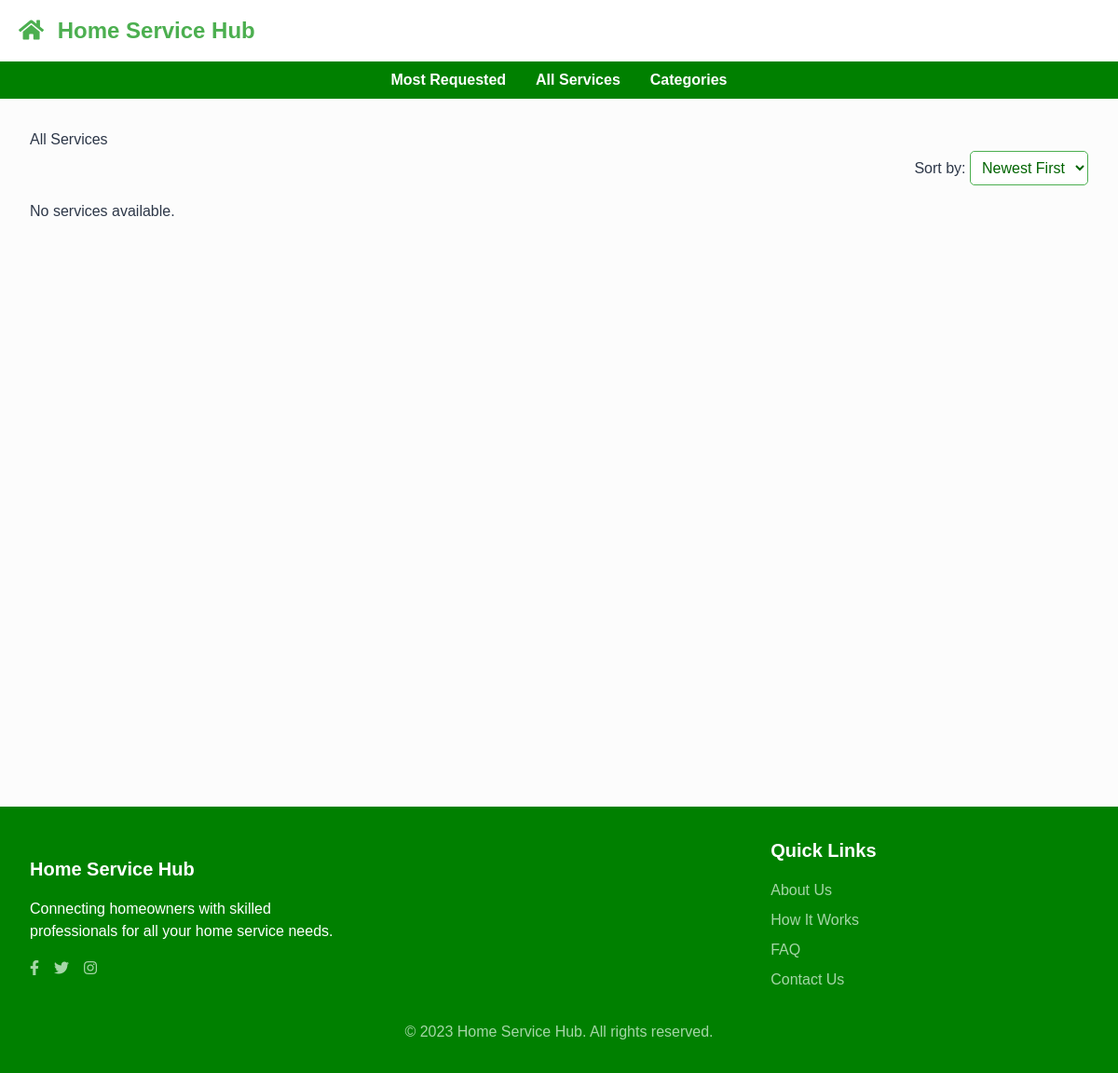
/services/service_list/, run on an earlier commit of the app's database.
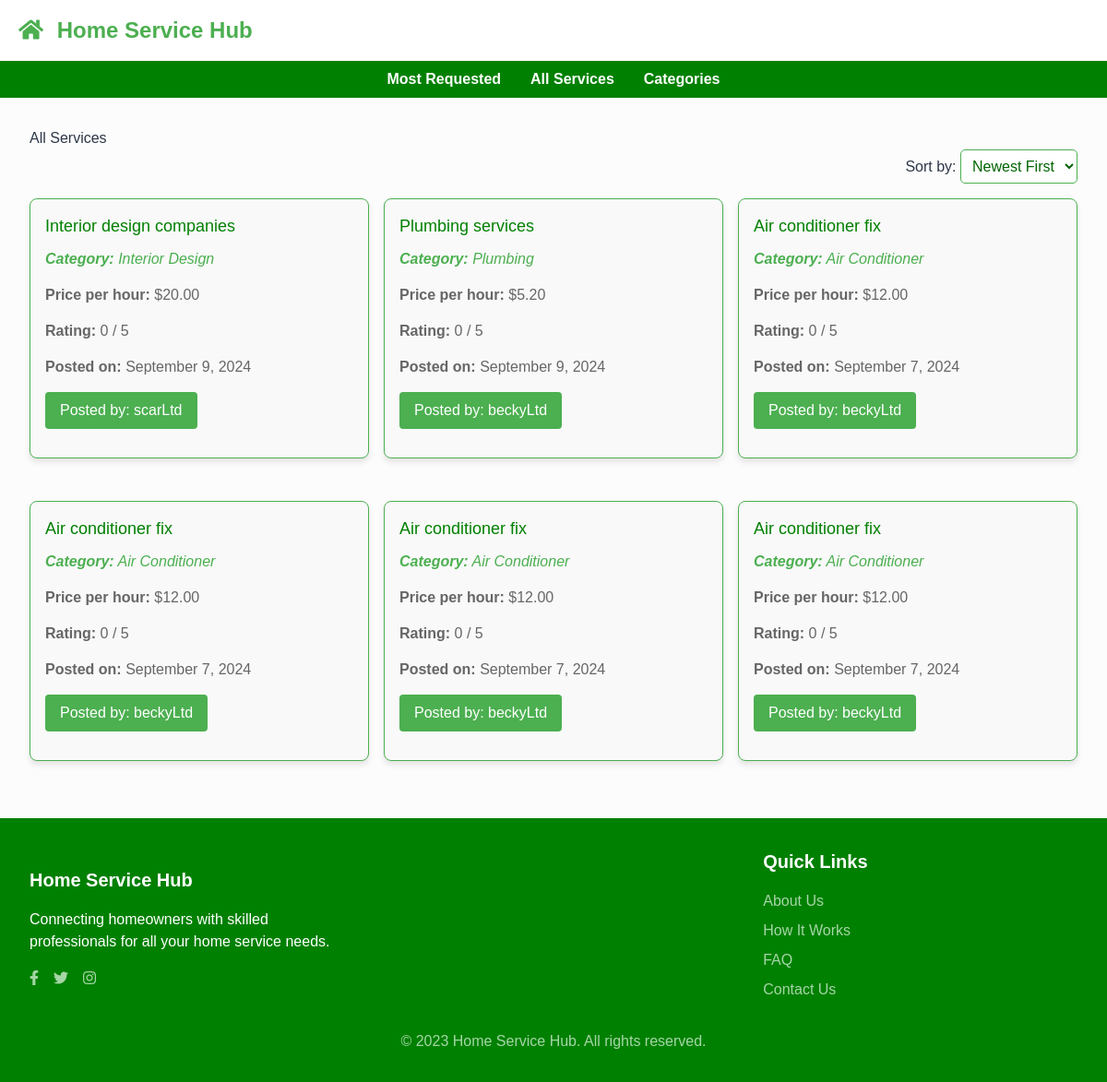
And on a later commit of the database.
### services/models.py (models this page shows, shortened)
class Service(models.Model):
    company = models.ForeignKey(Company, on_delete=models.CASCADE)
    name = models.CharField(max_length=40)
    description = models.TextField()
    price_hour = models.DecimalField(decimal_places=2, max_digits=100)
    rating = models.IntegerField(
        validators=[MinValueValidator(0), MaxValueValidator(5)], default=0
    )
    choices = (
        ("Air Conditioner", "Air Conditioner"),
        ("Carpentry", "Carpentry"),
        ("Electricity", "Electricity"),
        ("Gardening", "Gardening"),
        ("Home Machines", "Home Machines"),
        ("House Keeping", "House Keeping"),
        ("Interior Design", "Interior Design"),
        ("Locks", "Locks"),
        ("Painting", "Painting"),
        ("Plumbing", "Plumbing"),
        ("Water Heaters", "Water Heaters"),
    )
    field = models.CharField(max_length=30, blank=False, null=False, choices=choices)
    date = models.DateTimeField(auto_now=True, null=False)

### users/models.py (models this page shows, shortened)
class Company(models.Model):
    user = models.OneToOneField(User, on_delete=models.CASCADE, primary_key=True)
    email = models.EmailField(
        max_length=100,
        unique=True,
        blank=False,
        null=False,
        default="default@example.com",
    )
    username = models.CharField(max_length=150, unique=True, blank=False, null=False)
    field_of_work = models.CharField(
        max_length=70,
        choices=(
            ("Air Conditioner", "Air Conditioner"),
            ("All in One", "All in One"),
            ("Carpentry", "Carpentry"),
            ("Electricity", "Electricity"),
            ("Gardening", "Gardening"),
            ("Home Machines", "Home Machines"),
            ("House Keeping", "House Keeping"),
            ("Interior Design", "Interior Design"),
            ("Locks", "Locks"),
            ("Painting", "Painting"),
            ("Plumbing", "Plumbing"),
            ("Water Heaters", "Water Heaters"),
        ),
        blank=False,
        null=False,
    )
    rating = models.IntegerField(
        validators=[MaxValueValidator(5), MinValueValidator(0)], default=0
    )
    description = models.TextField(blank=True, null=True)

### services/views.py (the view)
# urls.py: path("service_list/", v.services_list, name="service_list"),
def services_list(request):
    services = Service.objects.all().order_by("-date")  # Newest first by default
    return render(request, "service_main.html", {"services": services})

### services/templates/service_main.html (shortened to what this page needs)
{% extends 'base.html' %}
{% load static %}
{% block extra_css %}
<link rel="stylesheet" href="{% static 'css/services_display.css' %}">
{% endblock %}
{% block content %}
    {% include 'partials/service_subHeader.html' %}
    <div class="main-div">
        <h2>All Services</h2>
        <div id="sort-container">
            <label for="sort-select">Sort by: </label>
            <select id="sort-select">
                <option value="newest">Newest First</option>
            </select>
        </div>
        <div id="services-container">
            {% for service in services %}
            <div class="service-card">
                <h3 class="h3-text">{{ service.name }}</h3>
                <p class="category"><strong>Category:</strong> {{ service.get_field_display }}</p>
                <p><strong>Price per hour:</strong> ${{ service.price_hour }}</p>
                <p><strong>Rating:</strong> {{ service.rating }} / 5</p>
                <p><strong>Posted on:</strong> {{ service.date|date:"F j, Y" }}</p>
                <p><a href="#">Posted by:</strong> {{ service.company.username }}</a></p>
            </div>
            {% empty %}
            <p>No services available.</p>
            {% endfor %}
        </div>
    </div>
{% endblock %}

### main/templates/main/base.html (shortened to what this page needs)
{% load static %}
<!DOCTYPE html>
<html lang="en">
<head>
    {% load static %}
    <link href="{% static 'css/styles.css' %}" rel="stylesheet">
    <link href="{% static 'css/footer.css' %}" rel="stylesheet">
    {% block extra_css %}
    {% endblock %}
    <link rel="stylesheet" href="{% static 'css/home_page.css' %}">
    <link href="https://cdnjs.cloudflare.com/ajax/libs/font-awesome/5.15.3/css/all.min.css" rel="stylesheet">
</head>
<body class="min-h-screen">
    {% include 'partials/header.html' %}
    <div id="app" class="min-h-screen bg-overlay">
        {% block content %}{% endblock %}
    </div>
    {% include 'partials/home_footer.html' %}
</body>
</html>

### main/templates/main/partials/header.html (shortened to what this page needs)
<header class="head-1">
    <div class="container">
        <div class="header-content">
            <a href="#" class="logo">
                <i class="fas fa-home mr-2"></i>
                Home Service Hub</a>
        </div>
    </div>
</header>

### main/templates/main/partials/service_subHeader.html
<nav class="service-nav">
    <ul>
        <li><a href="#">Most Requested</a></li>
        <li><a href="{% url 'services:service_list' %}">All Services</a></li>
        <li><a href="#">Categories</a></li>
    </ul>
</nav>

### main/templates/main/partials/home_footer.html
<footer class="footer-container">
  <div class="footer-content">
      <div class="footer-section footer-section--about">
          <h3 class="footer-title">Home Service Hub</h3>
          <p class="footer-description">Connecting homeowners with skilled professionals for all your home service needs.</p>
          <div class="footer-socials">
              <a href="https://facebook.com" class="footer-social-link"><i class="fab fa-facebook-f"></i></a>
              <a href="https://twitter.com" class="footer-social-link"><i class="fab fa-twitter"></i></a>
              <a href="https://instagram.com" class="footer-social-link"><i class="fab fa-instagram"></i></a>
          </div>
      </div>
      <div class="footer-section footer-section--links">
          <h3 class="footer-title">Quick Links</h3>
          <ul class="footer-links">
              <li><a href="#" class="footer-link">About Us</a></li>
              <li><a href="#" class="footer-link">How It Works</a></li>
              <li><a href="#" class="footer-link">FAQ</a></li>
              <li><a href="#" class="footer-link">Contact Us</a></li>
          </ul>
      </div>
  </div>
  <div class="footer-bottom">
      <p>&copy; 2023 Home Service Hub. All rights reserved.</p>
  </div>
</footer>

### static/css/styles.css (style rules this page uses)
html, :host { line-height: 1.5; -webkit-text-size-adjust: 100%; -moz-tab-size: 4; -o-tab-size: 4; tab-size: 4; font-family: ui-sans-serif, system-ui, sans-serif, "Apple Color Emoji", "Segoe UI Emoji", "Segoe UI Symbol", "Noto Color Emoji"; font-feature-settings: normal; font-variation-settings: normal; -webkit-tap-highlight-color: transparent; }
body { margin: 0; line-height: inherit; }
h1, h2, h3, h4, h5, h6 { font-size: inherit; font-weight: inherit; }
a { color: inherit; text-decoration: inherit; }
b, strong { font-weight: bolder; }
button, input, optgroup, select, textarea { font-family: inherit; font-feature-settings: inherit; font-variation-settings: inherit; font-size: 100%; font-weight: inherit; line-height: inherit; letter-spacing: inherit; color: inherit; margin: 0; padding: 0; }
button, select { text-transform: none; }
blockquote, dl, dd, h1, h2, h3, h4, h5, h6, hr, figure, p, pre { margin: 0; }
ol, ul, menu { list-style: none; margin: 0; padding: 0; }
.container { width: 100%; }
@media (min-width: 640px) { .container { max-width: 640px; } }
@media (min-width: 768px) { .container { max-width: 768px; } }
@media (min-width: 1024px) { .container { max-width: 1024px; } }
.mr-2 { margin-right: 0.5rem; }
.min-h-screen { min-height: 100vh; }
body { background-image: url('https://images.unsplash.com/photo-1523217582562-09d0def993a6?ixlib=rb-4.0.3&ixid=MnwxMjA3fDB8MHxwaG90by1wYWdlfHx8fGVufDB8fHx8&auto=format&fit=crop&w=2070&q=80'); background-size: cover; background-attachment: fixed; background-position: center; color: #2D3748; }
.bg-overlay { background-color: rgba(255, 255, 255, 0.8); }

### static/css/footer.css (style rules this page uses)
.footer-container { background-color: #008000; color: white; padding: 2rem; }
.footer-content { display: flex; flex-wrap: wrap; justify-content: space-between; }
.footer-section { width: 100%; margin-bottom: 1.5rem; }
@media (min-width: 768px) { .footer-section--about, .footer-section--links, .footer-section--newsletter { width: 30%; margin-bottom: 0; } }
.footer-title { font-size: 1.25rem; font-weight: bold; margin-bottom: 1rem; }
.footer-description { margin-bottom: 1rem; }
.footer-socials { display: flex; gap: 1rem; }
.footer-social-link { color: #A5D6A7; text-decoration: none; }
.footer-links { list-style: none; padding: 0; }
.footer-link { color: #A5D6A7; text-decoration: none; display: block; margin-bottom: 0.5rem; }
.footer-bottom { text-align: center; color: #A5D6A7; margin-top: 1.5rem; }

### static/css/services_display.css (style rules this page uses)
.service-nav { background-color: #008000; padding: 0.5rem; }
.service-nav ul { list-style-type: none; padding: 0; margin: 0; display: flex; justify-content: center; }
.service-nav ul li { margin: 0 1rem; }
.service-nav ul li a { color: white; text-decoration: none; font-weight: bold; }
.main-div { max-width: 1200px; margin: 0 auto; padding: 2rem; }
#services-container { display: flex; flex-wrap: wrap; justify-content: space-between; gap: 1rem; }
.service-card { flex: 1 1 300px; max-width: 400px; margin-bottom: 2rem; background-color: white; border: 1px solid #4CAF50; border-radius: 5px; padding: 1rem; box-shadow: 0 2px 5px rgba(0,0,0,0.1); transition: transform 0.3s ease; }
.service-card .h3-text { color: #008000; margin-top: 0; font-size: large; }
.service-card p { color: #333; }
.service-card .category { font-style: italic; color: #4CAF50; }
#sort-container { margin-bottom: 1rem; text-align: right; }
#sort-select { padding: 0.5rem; border: 1px solid #4CAF50; border-radius: 5px; background-color: white; color: #006400; }

What changed in the data, as far as the page shows it:
added Service: name "Interior design companies", field "Interior Design", price_hour "20.00", rating "0", date "September 9, 2024", company.username "scarLtd"
added Service: name "Plumbing services", field "Plumbing", price_hour "5.20", rating "0", date "September 9, 2024", company.username "beckyLtd"
added Service: name "Air conditioner fix", field "Air Conditioner", price_hour "12.00", rating "0", date "September 7, 2024", company.username "beckyLtd"
added Service: name "Air conditioner fix", field "Air Conditioner", price_hour "12.00", rating "0", date "September 7, 2024", company.username "beckyLtd"
added Service: name "Air conditioner fix", field "Air Conditioner", price_hour "12.00", rating "0", date "September 7, 2024", company.username "beckyLtd"
added Service: name "Air conditioner fix", field "Air Conditioner", price_hour "12.00", rating "0", date "September 7, 2024", company.username "beckyLtd"
Also different on the page:
text no longer shown: "No services available."
